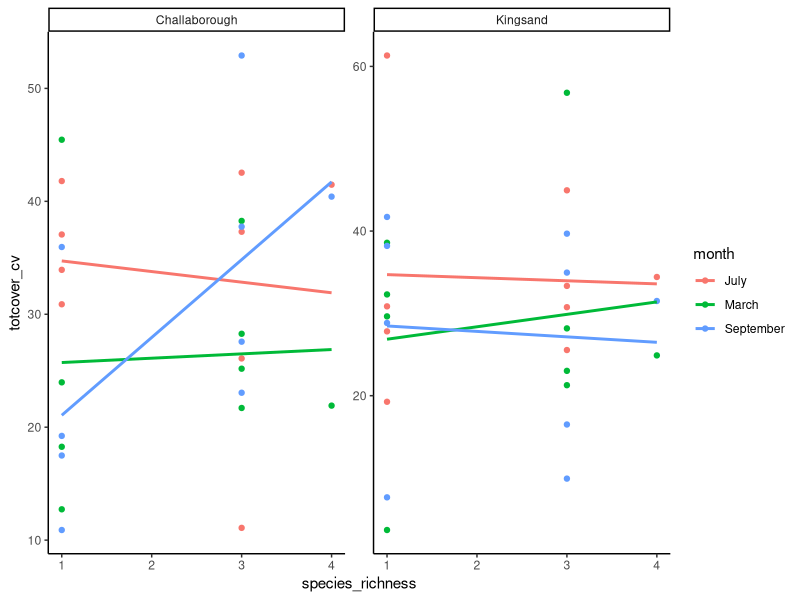

R code for this plot: (Note: this script raises an error after producing the figure.)

# Title: Spatial stability in Plymouth rock pools

# load relevant libraries
library(readr)
library(dplyr)
library(tidyr)
library(purrr)
library(ggplot2)
library(broom)
library(RColorBrewer)
library(viridis)
library(here)

# read in the data
ply_dat_raw <- read_delim( here("data/plymouth_rockpool_data.csv"), delim = ";" )

# duplicate this data
ply_dat <- ply_dat_raw

# check the variable structure
str(ply_dat)

# view the data
View(ply_dat)

# aggregate the data because some rows have multiple measurements

# set up a variable names vector
var_names <- names(ply_dat)

# set up a vector of id_vars
id_vars <- c("month", "shore", "pool", "composition", "removed")

# set up a vector of response aggregate variables
agg_vars <- var_names[!(names(ply_dat) %in% id_vars)]

# aggregate pools with multiple measurements by summing them
ply_dat <- ply_dat %>%
  group_by_at(id_vars) %>%
  summarise_at(vars(agg_vars), ~sum(., na.rm = TRUE)) %>%
  ungroup()

# matches with Lars and Bagchi's script results


# create a few extra variables for this analysis

# create a species richness variable
# select only relevant columns
tot_spp <- 4

ply_dat <- 
  ply_dat %>%
  mutate(species_richness = (tot_spp - removed) ) %>%
  select(shore, pool, grid_squares, month, composition, 
         removed, species_richness, totcover, cover_nocrusts)

# reorder these data so that it makes more sense
ply_dat <- 
  ply_dat %>% 
  arrange(shore, month, composition, removed, species_richness, pool)

# have a look at the data again
ply_dat %>% View()

# how many species were removed?
ply_dat$removed %>% unique()

# create a new mixture/monoculture column
# reorder the columns again
ply_dat <- 
  ply_dat %>%
  mutate(mono_mix = if_else(removed == "3", "monoculture",
                            if_else(removed == "4", "control", 
                                    if_else(removed == "0", "max_mixture", 
                                            "mixture")))) %>%
  select(shore, pool, grid_squares, month, composition, mono_mix, removed, species_richness, totcover, cover_nocrusts)

ply_dat %>% View()

# remove the composition = "None" treatment as this is a general control
ply_dat <- 
  ply_dat %>% filter(composition != "None")

ply_dat


# calculate the CV among replicates for different richnesses

# use a function for this
cv_func <- function(x) { (sd(x, na.rm = TRUE)/mean(x, na.rm = TRUE))*100 } 

test <- 
  ply_dat %>%
  group_by(shore, month, species_richness, composition) %>%
  summarise_at(vars(c("grid_squares", "totcover")), list(cv = ~cv_func(.)) ) %>%
  ungroup()

ggplot(data = test,
       mapping = aes(x = species_richness, y = totcover_cv, colour = month)) +
  geom_point() +
  geom_smooth(method = "lm", se = FALSE) +
  facet_wrap(~shore, scales = "free") +
  theme_classic()






# Code for analyses of rock pool data from Plymouth field experiment 2007-2008
# Two sites: Challaborough and Kingsand, UK
# Three sampling times: March, July, September (all 2008)
#
# Code initiated 2012
#
# Code history
# 14-06-03: code modified by Bagchi in order to include Month as a continuous
# numerical variable. New code included to make predictions.
#
# 19-12-06: reviving the effort to write a manuscript.

rm(list=ls(all=TRUE))

# set working directory
setwd("C:/Users/james/OneDrive/PhD_Gothenburg/Plymouth_rock_pools")

# install libraries
library(lme4)
library(car)
library(ggplot2)
library(plyr)
library(pbkrtest)
library(Hmisc)
library(vegan)
library(lattice)
library(tidyverse)
library(broom)

# read in the raw data
rdat<- read.csv(here("data/plymouth_rockpool_data.csv"), sep=";")

#dim(rdat)
summary(rdat)

#str(rdat)
#View(rdat)

plot(jitter(rdat$sargassum), jitter(rdat$ceramium))
plot(jitter(rdat$f_serratus), jitter(rdat$ceramium))
plot(jitter(rdat$sargassum), jitter(rdat$u_lactuca + rdat$u_intestinalis + rdat$u_linza))
plot(jitter(rdat$f_serratus), jitter(rdat$u_lactuca + rdat$u_intestinalis + rdat$u_linza))

ggplot(subset(rdat, f_serratus > 1), aes(x = f_serratus, y = ceramium)) +
  geom_point()
dim(rdat)
dim(subset(rdat, f_serratus > 1))
summary(subset(rdat, f_serratus > 1))


# reorder composition and month data, so the order of the levels make more sense
levels(rdat$composition)
rdat$composition <- factor(rdat$composition, levels=c('All', 'FLB', 'SFB', 'SFL', 'SLB', 'B', 'F', 'L', 'S', 'None'))
rdat$month <- factor(rdat$month, levels=c('March', 'July', 'September'))

### The code below is redundant code, in which the levels with the composition variable 
### were renamed. 
# Renaming the levels of the 'composition' variable. in the imported read.csv file, the 
# levels refer to the species *not* removed from the pool (e.g. FLB means S was removed). 
# The levels are here remaned to refer to the species removed (e.g. FLB means FLB was removed). 
# rdat$composition<- revalue(rdat$composition, c("All"="none", "FLB"="S", "SLB"="F", "SFB"="L", "SFL"="B", "B"="SFL", "L"="SFB", "F"="SLB", "S"="FLB", "None"="all"))
# checking that the 'revalue' function does what I want
# mydata_raw$composition[1:20]
# rdat$composition[1:20]

# Columns for the cover of some taxa are not numeric. Fixing that:
rdat$grid_squares<- as.numeric(rdat$grid_squares)
rdat$red_crusts<- as.numeric(rdat$red_crusts)
rdat$l_saccharina<- as.numeric(rdat$l_saccharina)
rdat$dictyota_dicotoma<- as.numeric(rdat$dictyota_dicotoma)
rdat$diatoms<- as.numeric(rdat$diatoms)

# Code to aggregate data, because some pools have data in two rows. 
sumfunction <- function(x){
  x <- x[!is.na(x)]
  if(length(x) ==0) return(0)  
  if(any(x =='p')) {
    s <- sum(as.numeric(as.character(x[x!='p'])))
    s <- ifelse(s==0, 'p', s)}
  else
    s <- sum(as.numeric(as.character(x)))
  return(s)} 

rdat2<- with(rdat, aggregate(rdat[, 6:48], list(month=month, shore=shore, 
                                                pool=pool, composition=composition, removed=removed), FUN = sumfunction))

rdat2 %>% head()

# Checking the new data frame
#dim(rdat2) # 249 rows, 48 columns (rdat: 319 rows, 48 columns)
#str(rdat2)

# Check unique values for the different variables
lapply(rdat2, function(x) { unique(x) })

# Have a look at the data
View(rdat2)

# What variables do we have?
colnames(rdat2)

# Code new variables for this analysis
tot_spp <- 4

ply_dat <- rdat2 %>%
  mutate(species_richness = (tot_spp - removed) ) %>%
  select(shore, pool, grid_squares, month, composition, 
         removed, species_richness, totcover, cover_nocrusts) %>%
  as_tibble()

# Convert factors to characters
ply_dat <- ply_dat %>% mutate_if(is.factor, as.character)

# Reorder these data so that it makes more sense
ply_dat <- ply_dat %>% arrange(shore, month, composition, removed, species_richness, pool)

# Have a look at the data again
ply_dat %>% View()

# How many species were removed?
ply_dat$removed %>% unique()

# We want a new column with either a mixture or monoculture variable
ply_dat <- ply_dat %>%
  mutate(mono_mix = if_else(removed == "3", "monoculture",
                            if_else(removed == "4", "control", 
                                    if_else(removed == "0", "max_mixture", "mixture")))) %>%
  select(shore, pool, grid_squares, month, composition, mono_mix, removed, species_richness, totcover, cover_nocrusts)

ply_dat %>% View()


### Test out some code

# Remove the composition = None data
test_dat <- ply_dat %>% filter(composition != "None")

# What compositions do we have?
test_dat$composition %>% unique()

# Make a unique environment column
test_dat <- test_dat %>%
  mutate(environment = as.factor( paste(shore, month, sep = "_") ) )

levels(test_dat$environment) <- c(1:length( unique(test_dat$environment) ) )

test_dat <- test_dat %>% 
  mutate(environment = as.integer(environment))

View(test_dat)

# Define the different environments
envs <- test_dat$environment %>%
  unique()
envs

# Define the number of different environments
n_env <- test_dat$environment %>%
  unique() %>%
  length()
n_env

# Define the different combinations of the environments

env_combs <- vector("list", n_env)
names(env_combs) <- seq_along(1:n_env)

for (i in seq_along(1:n_env)) {
  env_combs[[i]] <- combn(x = envs, m = i) %>%
    as_tibble() %>%
    lapply(function(x) {x})
}

env_combs <- env_combs %>% 
  unlist(recursive = FALSE) %>%
  unname()

# Now we have a list where each element is a different vector of environmental combinations
env_combs

# Replicate the dataframe the same number of times as the environment
replicate(length(env_combs), test_dat, simplify = FALSE) %>%
  head()

# Write a function to take the mean of each composition and then plot tot_cover versus richness
# for each combination of environments

bef_slope <- function(data, envs) {
  
  x <- data %>% 
    filter(environment %in% envs) %>%
    group_by(mono_mix, species_richness, composition) %>%
    summarise(ecosystem_function = mean(totcover)) %>%
    ungroup()
  
  bef_slope <- lm(ecosystem_function ~ species_richness, 
                  data = x) %>%
    tidy() %>%
    filter(term == "species_richness") %>%
    pull(estimate)
  
  ave_oy <- x %>%
    filter(mono_mix %in% c("max_mixture", "monoculture")) %>%
    group_by(mono_mix) %>%
    summarise(ecosystem_function_aoy = mean(ecosystem_function)) %>%
    ungroup() %>%
    spread(mono_mix, ecosystem_function_aoy) %>%
    mutate(average_overyielding = (max_mixture/monoculture) ) %>%
    select(-max_mixture, -monoculture) %>%
    pull(average_overyielding)
  
  t_oy <- x %>%
    filter(mono_mix %in% c("max_mixture", "monoculture")) %>%
    group_by(mono_mix) %>%
    summarise(ecosystem_function_aoy = max(ecosystem_function)) %>%
    ungroup() %>%
    spread(mono_mix, ecosystem_function_aoy) %>%
    mutate(transgressive_overyielding = (max_mixture/monoculture) ) %>%
    select(-max_mixture, -monoculture) %>%
    pull(transgressive_overyielding)
  
  tibble(environment = paste(envs, collapse = ""),
         BEF_slope = bef_slope,
         average_overyielding = ave_oy,
         transgressive_overyielding = t_oy)
  
}


# Use mapply to run bef_slope function on the test data for each environmental combination
out <- mapply(bef_slope, 
       replicate(length(env_combs), test_dat, simplify = FALSE),
       env_combs, SIMPLIFY = FALSE) %>%
  bind_rows()

out <- out %>% mutate(n_environments = nchar(environment)) %>%
  select(environment, n_environments, BEF_slope, average_overyielding, transgressive_overyielding)

gather(out, BEF_slope, average_overyielding, transgressive_overyielding,
       key = "eco_func", value = "value") %>%
  ggplot(mapping = aes(x = n_environments, y = value)) +
  geom_point() +
  geom_smooth(method = "lm") +
  facet_wrap(~ eco_func, scales = "free") +
  theme_classic()
  









### Quick and dirty BEF-slope analysis
test <- ply_dat %>% filter(month == "July") %>%
  filter(composition != "None")

# Summarise data by shore and also by month
test <- test %>% group_by(shore, composition) %>%
  summarise(species_richness = mean(species_richness),
            totcover_m = mean(totcover)) %>%
  ungroup() %>%
  filter(composition %in% c("All", "B", "F", "L", "S")) %>%
  mutate(environment = if_else(shore == "Challaborough", 1, 2))

# Define the different environments
envs <- test$environment %>%
  unique()

# Define the number of different environments
n_env <- test$environment %>%
  unique() %>%
  length()

# Define the different combinations of the environments

env_combs <- vector("list", n_env)
names(env_combs) <- seq_along(1:n_env)

for (i in seq_along(1:n_env)) {
  env_combs[[i]] <- combn(x = envs, m = i) %>%
    as_tibble() %>%
    lapply(function(x) {x})
}

env_combs <- env_combs %>% 
  unlist(recursive = FALSE) %>%
  unname()

# Now we have a list where each element is a different vector of environmental combinations
env_combs

# Replicate the dataframe the same number of times as the environment
replicate(length(env_combs), test, simplify = FALSE)

# Write a function to take the mean of each composition and then plot tot_cover versus richness
# for each combination of environments

bef_slope <- function(data, envs) {
  x <- data %>% filter(environment %in% envs) %>%
    group_by(species_richness, composition) %>%
    summarise(ecosystem_function = mean(totcover_m)) %>%
    ungroup()
  
  bef_slope <- lm(ecosystem_function ~ species_richness, 
                  data = x) %>%
    tidy() %>%
    filter(term == "species_richness") %>%
    pull(estimate)
  
}

# Use mapply to run bef_slope function on the test data for each environmental combination
mapply(bef_slope, 
       replicate(length(env_combs), test, simplify = FALSE),
       env_combs)
